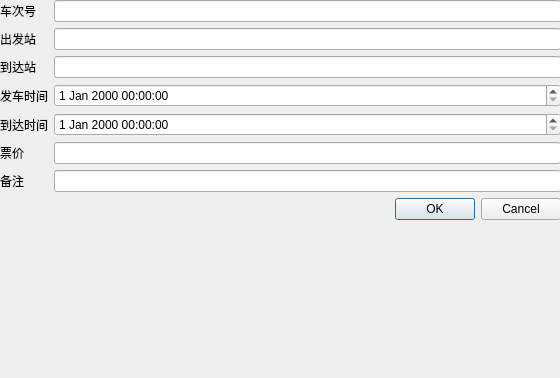
<?xml version="1.0" encoding="UTF-8"?>
<ui version="4.0">
 <class>TicketAdder</class>
 <widget class="QDialog" name="TicketAdder">
  <property name="geometry">
   <rect>
    <x>0</x>
    <y>0</y>
    <width>560</width>
    <height>378</height>
   </rect>
  </property>
  <property name="windowTitle">
   <string>Dialog</string>
  </property>
  <widget class="QWidget" name="formLayoutWidget">
   <property name="geometry">
    <rect>
     <x>0</x>
     <y>0</y>
     <width>561</width>
     <height>381</height>
    </rect>
   </property>
   <layout class="QFormLayout" name="formLayout">
    <item row="0" column="0">
     <widget class="QLabel" name="checihao">
      <property name="text">
       <string>车次号</string>
      </property>
     </widget>
    </item>
    <item row="0" column="1">
     <widget class="QLineEdit" name="TrainNum"/>
    </item>
    <item row="1" column="0">
     <widget class="QLabel" name="chufazhan">
      <property name="text">
       <string>出发站</string>
      </property>
     </widget>
    </item>
    <item row="1" column="1">
     <widget class="QLineEdit" name="Departure"/>
    </item>
    <item row="2" column="0">
     <widget class="QLabel" name="daodazhan">
      <property name="text">
       <string>到达站</string>
      </property>
     </widget>
    </item>
    <item row="2" column="1">
     <widget class="QLineEdit" name="Arrival"/>
    </item>
    <item row="3" column="0">
     <widget class="QLabel" name="facheshijian">
      <property name="text">
       <string>发车时间</string>
      </property>
     </widget>
    </item>
    <item row="3" column="1">
     <widget class="QDateTimeEdit" name="setoutTime"/>
    </item>
    <item row="4" column="0">
     <widget class="QLabel" name="daodashijian">
      <property name="text">
       <string>到达时间</string>
      </property>
     </widget>
    </item>
    <item row="4" column="1">
     <widget class="QDateTimeEdit" name="ArrivalTime"/>
    </item>
    <item row="5" column="0">
     <widget class="QLabel" name="price">
      <property name="text">
       <string>票价</string>
      </property>
     </widget>
    </item>
    <item row="5" column="1">
     <widget class="QLineEdit" name="Price"/>
    </item>
    <item row="6" column="0">
     <widget class="QLabel" name="memo">
      <property name="text">
       <string>备注</string>
      </property>
     </widget>
    </item>
    <item row="6" column="1">
     <widget class="QLineEdit" name="memoText"/>
    </item>
    <item row="7" column="1">
     <widget class="QDialogButtonBox" name="buttonBox">
      <property name="orientation">
       <enum>Qt::Orientation::Horizontal</enum>
      </property>
      <property name="standardButtons">
       <set>QDialogButtonBox::StandardButton::Cancel|QDialogButtonBox::StandardButton::Ok</set>
      </property>
     </widget>
    </item>
   </layout>
  </widget>
 </widget>
 <resources/>
 <connections/>
</ui>
